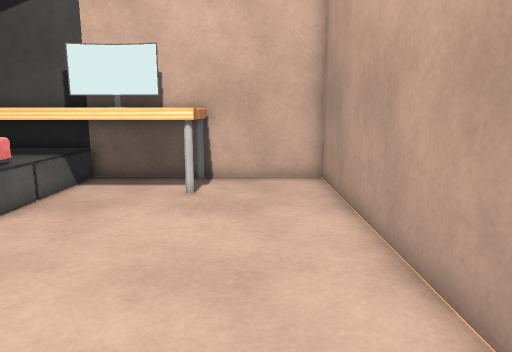
View 1 (above)

13 first-person views from a walk through a 3-D level made in the Unity game engine. The camera is 1.2 m above the floor, tilts 10° down and sees 70° across. The floor is counted in squares, 0.45 m on a side. Each view is taken from the middle of a square. On the plan, view 1 faces up. The plan holds only what a view shows up to about 20 squares ahead; the rest is blank. The player is left out. Some surface patterns are stand-ins.

View 2
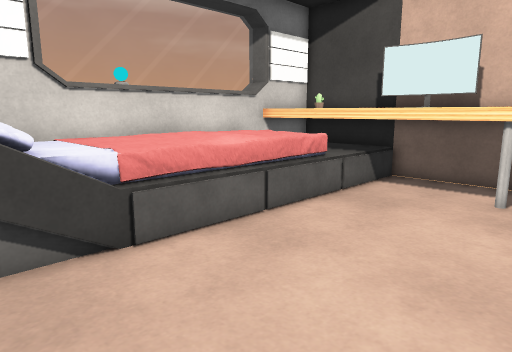

View 3
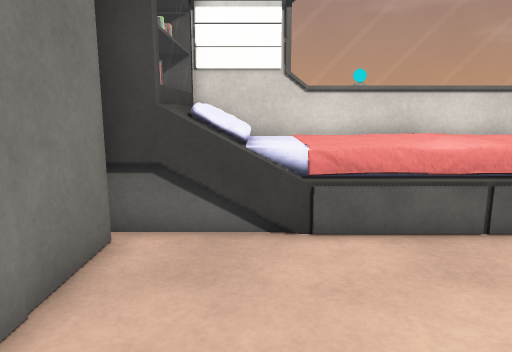

View 4
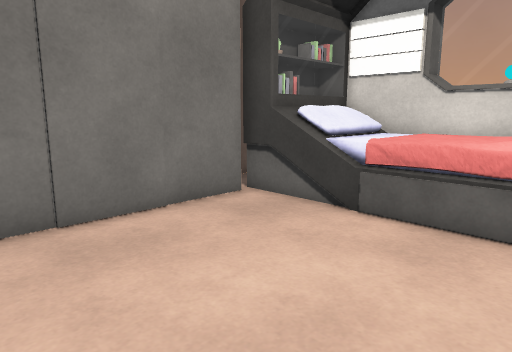

View 5
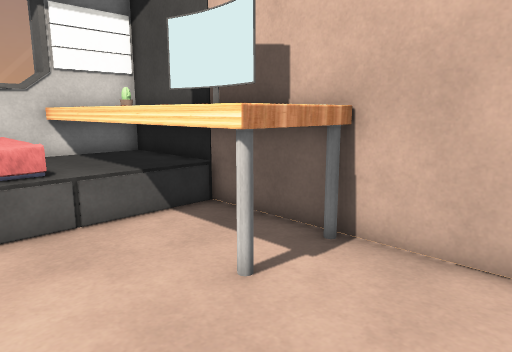

View 6
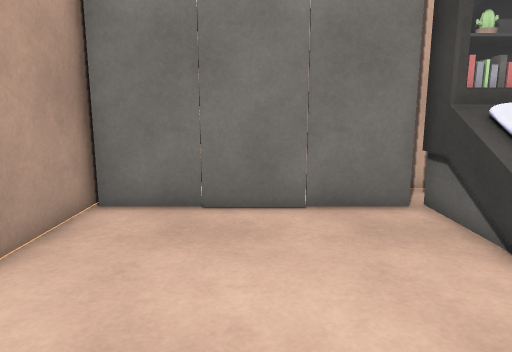

View 7
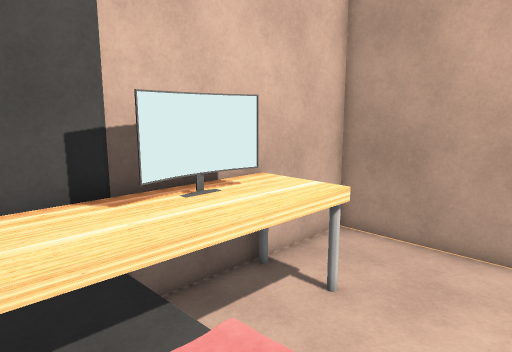

View 8
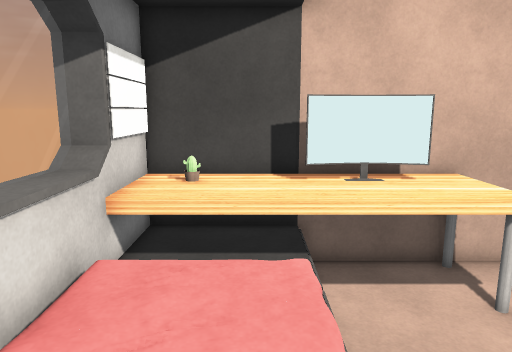

View 9
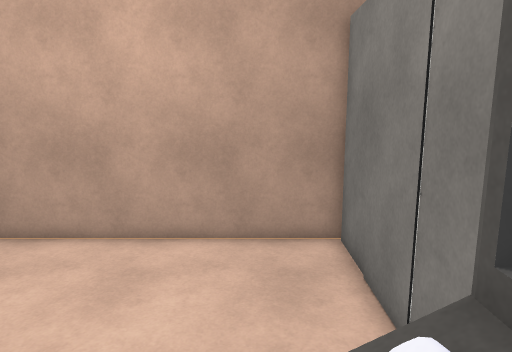

View 10
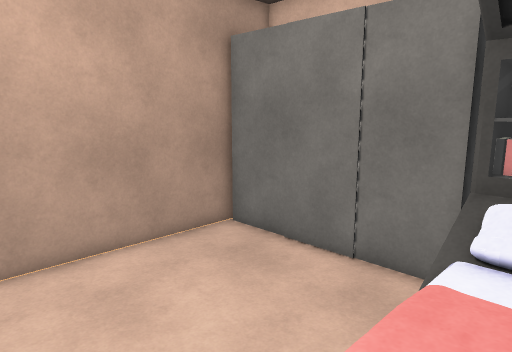

View 11
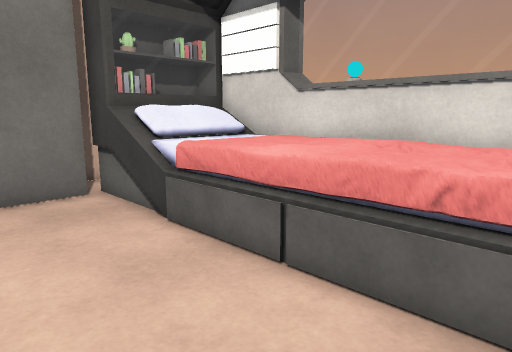

View 12
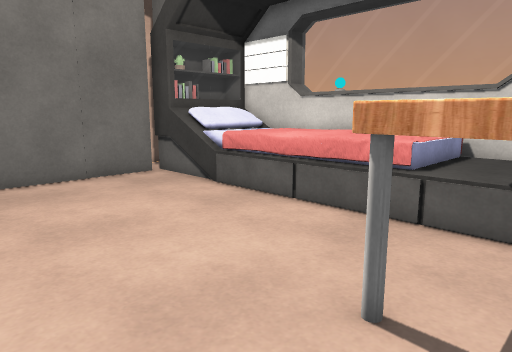

View 13
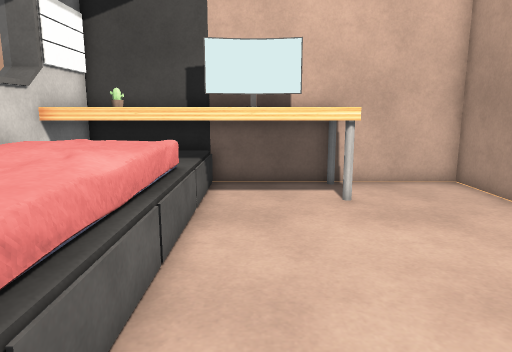

### Floor plan
Key: @ floor where view 1 was taken; # wall or solid block; . main floor; : floor 0.5 m higher than the main floor; + floor 0.75 m higher than the main floor; * floor 1 m higher than the main floor; / step, stairs or slope; O other object.
Columns run from 12 left of view 1 to 3 right of it. Each row starts with its distance up from view 1.
 15  ###############
 14  OOOOOOOOOO....#
 13  OOOOOOOOOO....#
 12 OOOOOOOOOOO....#
 11 OO   :.........#
 10 OO   +.........#
  9 OO * +.........#
  8 OO   *.........#
  7 OO*  +.........#
  6 OO   +.........#
  5 OO   +.........#
  4 OO  *+.........#
  3 OO   :.........#
  2  #/  /.........#
  1  O   *.........#
  0  OOOOO......@..#
 -1  OOOOOOOO###OOO#
 -2     ..O   OO   #
 -3    ###

Where each view was taken, in squares from view 1:
view 1: 0 up, 0 right, facing up
view 2: 0 up, 0 right, facing up-left
view 3: 2 up, 1 right, facing left
view 4: 8 up, 2 right, facing down-left
view 5: 8 up, 2 right, facing up-left
view 6: 9 up, 2 left, facing down
view 7: 7 up, 10 left, facing up-right
view 8: 4 up, 8 left, facing up
view 9: 2 up, 10 left, facing right
view 10: 9 up, 9 left, facing down-right
view 11: 11 up, 2 left, facing down-left
view 12: 14 up, 2 right, facing down-left
view 13: 1 up, 5 left, facing up
